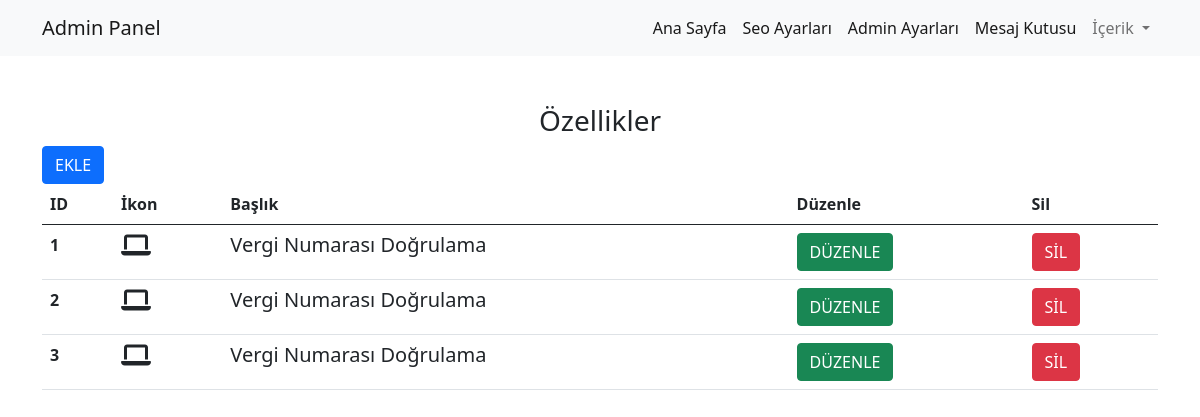
Page /systemx/features.php (signed in) on the committed database.
### tables this page shows
CREATE TABLE `features` (
  `features_id` int(11) NOT NULL,
  `features_icon` varchar(500) NOT NULL,
  `features_title` varchar(500) NOT NULL,
  `features_desc` varchar(500) NOT NULL
);

### systemx/features.php (the view, shortened to what this page needs)
<?php
require_once('ayarlar/baglan.php');
$features=$db->prepare("SELECT * FROM features");
      $features->execute();
?>
<?php require_once('includes/header.php'); ?>
<div class="container">
    <h3 class="text-center mt-5">Özellikler</h3>
<a href="features-add.php"><button class="btn btn-primary">EKLE</button></a>
    <div class="table-responsive">
<table class="table">
  <thead>
    <tr>
      <th scope="col">ID</th>
      <th scope="col">İkon</th>
      <th scope="col">Başlık</th>
      <th scope="col">Düzenle</th>
      <th scope="col">Sil</th>
    </tr>
  </thead>
  <tbody>
<?php
foreach($features as $featurescek){
?>
    <tr>
      <th scope="row"><?php echo $featurescek['features_id'] ?></th>
      <td><i class="<?php echo $featurescek['features_icon'] ?> fa-xl"></i></td>
      <td><h5><?php echo $featurescek['features_title'] ?></h5></td>
      <td><a href="features-edit.php?id=<?php echo $featurescek['features_id'] ?>"><button class="btn btn-success">DÜZENLE</button></a></td>
      <td><a href="ayarlar/islem.php?features_delete=basarili&id=<?php echo $featurescek['features_id'] ?>"><button class="btn btn-danger">SİL</button></a></td>
    </tr>
<?php
}
?>
  </tbody>
</table>
</div>
</div>
<?php require_once('includes/footer.php'); ?>

### rows in the picture
features: features_id "1", features_title "Vergi Numarası Doğrulama"
features: features_id "2", features_title "Vergi Numarası Doğrulama"
features: features_id "3", features_title "Vergi Numarası Doğrulama"
